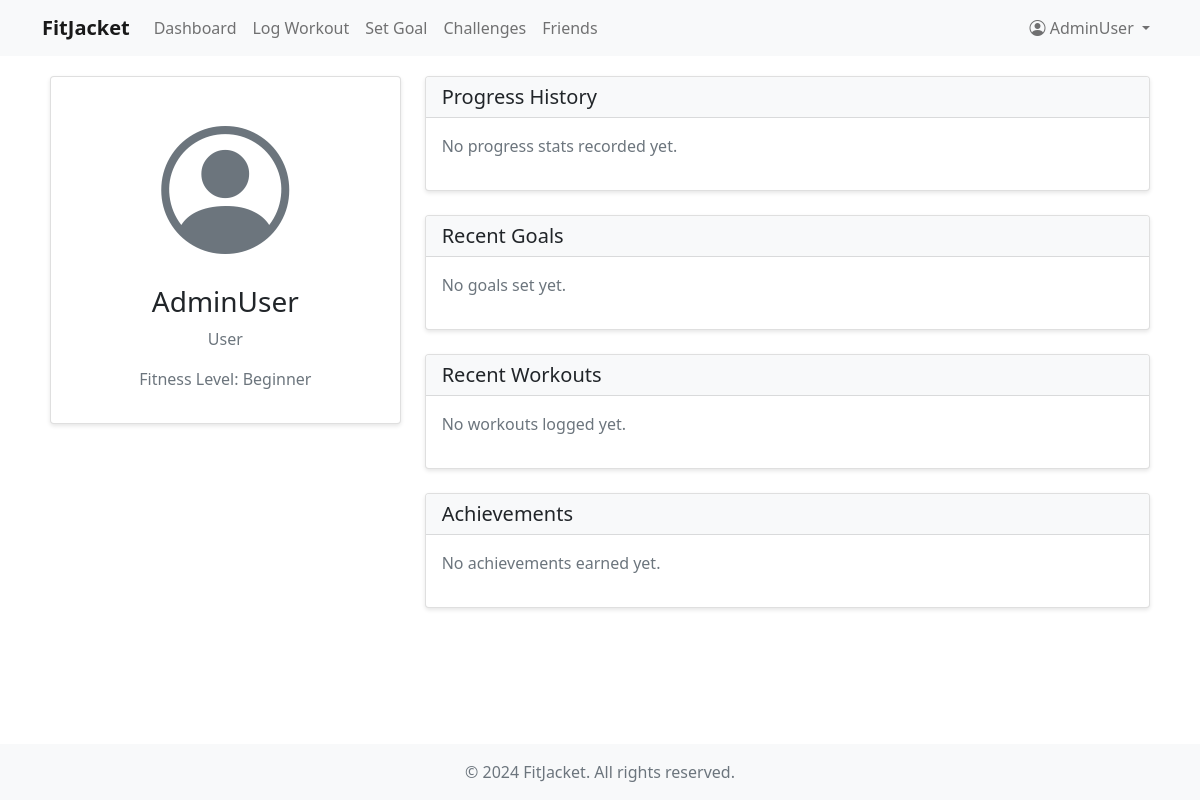
Page /profile/ (signed in) on the earlier database version.
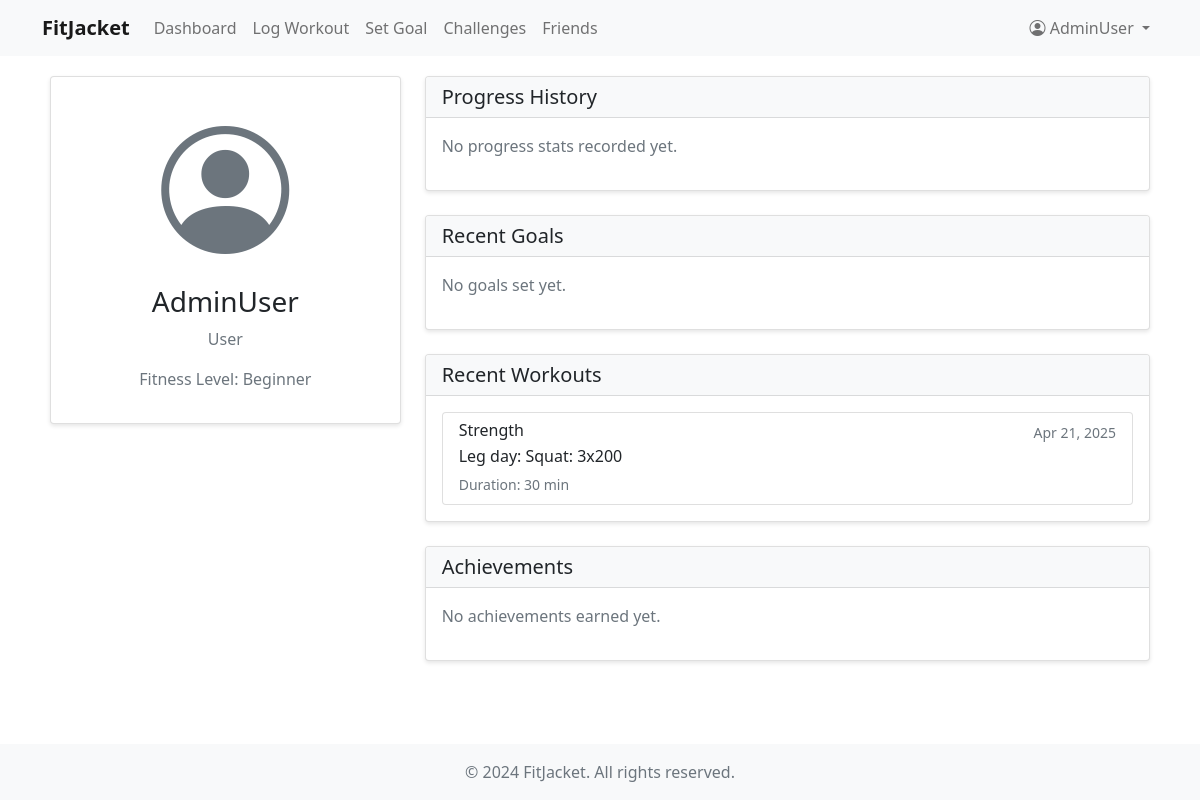
Same page on the later database version.
### fitness/models.py (models this page shows, shortened)
class CustomUser(AbstractUser):
    USER_TYPE_CHOICES = (
        ('user', 'User'),
        ('coach', 'Coach'),
    )
    user_type = models.CharField(max_length=10, choices=USER_TYPE_CHOICES, default='user')
    bio = models.TextField(blank=True)
    profile_picture = models.ImageField(upload_to='profile_pictures/', null=True, blank=True)
    fitness_level = models.CharField(max_length=20, choices=(
        ('beginner', 'Beginner'),
        ('intermediate', 'Intermediate'),
        ('advanced', 'Advanced'),
    ), default='beginner')
    friends = models.ManyToManyField('self', symmetrical=False, blank=True)

class Workout(models.Model):
    WORKOUT_TYPES = (
        ('cardio', 'Cardio'),
        ('strength', 'Strength Training'),
        ('flexibility', 'Flexibility'),
        ('hiit', 'HIIT'),
        ('other', 'Other'),
    )
    user = models.ForeignKey(CustomUser, on_delete=models.CASCADE)
    workout_type = models.CharField(max_length=20, choices=WORKOUT_TYPES)
    description = models.TextField()
    duration = models.IntegerField(help_text="Duration in minutes")
    calories_burned = models.IntegerField(null=True, blank=True)
    created_at = models.DateTimeField(auto_now_add=True)
    coach_feedback = models.TextField(blank=True, null=True)
    location = models.CharField(max_length=255, blank=True, null=True)

### fitness/views.py (the view)
# urls.py: path('profile/', views.profile, name='profile'),
@login_required
def profile(request):
    user = request.user
    goals = Goal.objects.filter(user=user)
    workouts = Workout.objects.filter(user=user)
    achievements = UserAchievement.objects.filter(user=user)
    progress_stats = ProgressStats.objects.filter(user=user).order_by('-date')[:5]
    return render(request, 'fitness/profile.html', {
        'user': user,
        'goals': goals,
        'workouts': workouts,
        'achievements': achievements,
        'progress_stats': progress_stats
    })

### fitness/templates/fitness/profile.html (shortened to what this page needs)
{% extends 'fitness/base.html' %}
{% block content %}
<div class="row">
    <div class="col-md-4">
        <div class="card">
            <div class="card-body text-center">
                {% if user.profile_picture %}
                    <img src="{{ user.profile_picture.url }}" alt="Profile Picture" class="rounded-circle img-fluid mb-3" style="max-width: 200px;">
                {% else %}
                    <i class="bi bi-person-circle" style="font-size: 8rem; color: #6c757d;"></i>
                {% endif %}
                <h3>{{ user.username }}</h3>
                <p class="text-muted">{{ user.get_user_type_display }}</p>
                <p class="text-muted">Fitness Level: {{ user.get_fitness_level_display }}</p>
            </div>
        </div>
    </div>
    <div class="col-md-8">
        <div class="card mb-4">
            <div class="card-header">
                <h5 class="mb-0">Progress History</h5>
            </div>
            <div class="card-body">
                {% if progress_stats %}
                    <div class="table-responsive">
                        <table class="table">
                            <thead>
                                <tr>
                                    <th>Date</th>
                                    <th>Weight</th>
                                    <th>Body Fat %</th>
                                    <th>Muscle Mass</th>
                                </tr>
                            </thead>
                            <tbody>
                                {% for stat in progress_stats %}
                                    <tr>
                                        <td>{{ stat.date|date:"M d, Y" }}</td>
                                        <td>{{ stat.weight|default:"-" }} kg</td>
                                        <td>{{ stat.body_fat_percentage|default:"-" }}%</td>
                                        <td>{{ stat.muscle_mass|default:"-" }} kg</td>
                                    </tr>
                                {% endfor %}
                            </tbody>
                        </table>
                    </div>
                {% else %}
                    <p class="text-muted">No progress stats recorded yet.</p>
                {% endif %}
            </div>
        </div>
        <div class="card mb-4">
            <div class="card-header">
                <h5 class="mb-0">Recent Goals</h5>
            </div>
            <div class="card-body">
                {% if goals %}
                    <div class="list-group">
                        {% for goal in goals|slice:":5" %}
                            <div class="list-group-item">
                                <div class="d-flex justify-content-between align-items-center">
                                    <h6 class="mb-1">{{ goal.description }}</h6>
                                    <span class="badge {% if goal.is_completed %}bg-success{% else %}bg-warning{% endif %}">
                                        {% if goal.is_completed %}Completed{% else %}In Progress{% endif %}
                                    </span>
                                </div>
                                {% if goal.target_date %}
                                    <small class="text-muted">Target Date: {{ goal.target_date }}</small>
                                {% endif %}
                            </div>
                        {% endfor %}
                    </div>
                {% else %}
                    <p class="text-muted">No goals set yet.</p>
                {% endif %}
            </div>
        </div>
        <div class="card mb-4">
            <div class="card-header">
                <h5 class="mb-0">Recent Workouts</h5>
            </div>
            <div class="card-body">
                {% if workouts %}
                    <div class="list-group">
                        {% for workout in workouts|slice:":5" %}
                            <div class="list-group-item">
                                <div class="d-flex justify-content-between align-items-center">
                                    <h6 class="mb-1">{{ workout.workout_type|title }}</h6>
                                    <small class="text-muted">{{ workout.created_at|date:"M d, Y" }}</small>
                                </div>
                                <p class="mb-1">{{ workout.description }}</p>
                                <small class="text-muted">
                                    Duration: {{ workout.duration }} min
                                </small>
                            </div>
                        {% endfor %}
                    </div>
                {% else %}
                    <p class="text-muted">No workouts logged yet.</p>
                {% endif %}
            </div>
        </div>
        <div class="card">
            <div class="card-header">
                <h5 class="mb-0">Achievements</h5>
            </div>
            <div class="card-body">
                {% if achievements %}
                    <div class="row">
                        {% for achievement in achievements|slice:":6" %}
                            <div class="col-md-4 mb-3">
                                <div class="text-center">
                                    <img src="{{ achievement.achievement.badge_image.url }}"
                                         alt="{{ achievement.achievement.name }}"
                                         class="img-fluid mb-2"
                                         style="max-width: 100px;">
                                    <h6>{{ achievement.achievement.name }}</h6>
                                    <small class="text-muted">{{ achievement.earned_at|date:"M d, Y" }}</small>
                                </div>
                            </div>
                        {% endfor %}
                    </div>
                {% else %}
                    <p class="text-muted">No achievements earned yet.</p>
                {% endif %}
            </div>
        </div>
    </div>
</div>
{% endblock %}

### fitness/templates/fitness/base.html (shortened to what this page needs)
<!DOCTYPE html>
<html lang="en">
<head>
    <link href="https://cdn.jsdelivr.net/npm/bootstrap@5.1.3/dist/css/bootstrap.min.css" rel="stylesheet">
    <link rel="stylesheet" href="https://cdn.jsdelivr.net/npm/bootstrap-icons@1.7.2/font/bootstrap-icons.css">
</head>
<body>
    <nav class="navbar navbar-expand-lg navbar-light bg-light">
        <div class="container">
            <a class="navbar-brand" href="{% url 'home' %}">FitJacket</a>
            <div class="collapse navbar-collapse" id="navbarNav">
                <ul class="navbar-nav me-auto">
                    {% if user.is_authenticated %}
                        <li class="nav-item">
                            <a class="nav-link" href="{% url 'dashboard' %}">Dashboard</a>
                        </li>
                        <li class="nav-item">
                            <a class="nav-link" href="{% url 'log_workout' %}">Log Workout</a>
                        </li>
                        <li class="nav-item">
                            <a class="nav-link" href="{% url 'set_goal' %}">Set Goal</a>
                        </li>
                        <li class="nav-item">
                            <a class="nav-link" href="{% url 'challenges' %}">Challenges</a>
                        </li>
                        <li class="nav-item">
                            <a class="nav-link" href="{% url 'friends' %}">Friends</a>
                        </li>
                    {% endif %}
                </ul>
                <ul class="navbar-nav">
                    {% if user.is_authenticated %}
                        <li class="nav-item dropdown">
                            <a class="nav-link dropdown-toggle" href="#" id="navbarDropdown" role="button" data-bs-toggle="dropdown">
                                <i class="bi bi-person-circle"></i> {{ user.username }}
                            </a>
                        </li>
                    {% endif %}
                </ul>
            </div>
        </div>
    </nav>
    <div class="container main-content">
        {% block content %}
        {% endblock %}
    </div>
    <footer class="footer mt-auto py-3 bg-light">
        <div class="container text-center">
            <span class="text-muted">© 2024 FitJacket. All rights reserved.</span>
        </div>
    </footer>
</body>
</html>

### fitness/templates/fitness/base.html (style rules this page uses)
html, body { height: 100%; margin: 0; }
body { display: flex; flex-direction: column; }
.navbar-brand { font-weight: bold; }
.nav-link { color: #333; }
.main-content { padding: 20px; flex: 1 0 auto; }
.card { margin-bottom: 20px; box-shadow: 0 2px 4px rgba(0,0,0,0.1); }
.card-header { background-color: #f8f9fa; font-weight: bold; }
.footer { flex-shrink: 0; width: 100%; }

Differences in the rows shown:
added Workout: workout_type "Strength", created_at "Apr 21, 2025", description "Leg day: Squat: 3x200", duration "30"
Other differences:
text no longer shown: "No workouts logged yet."
